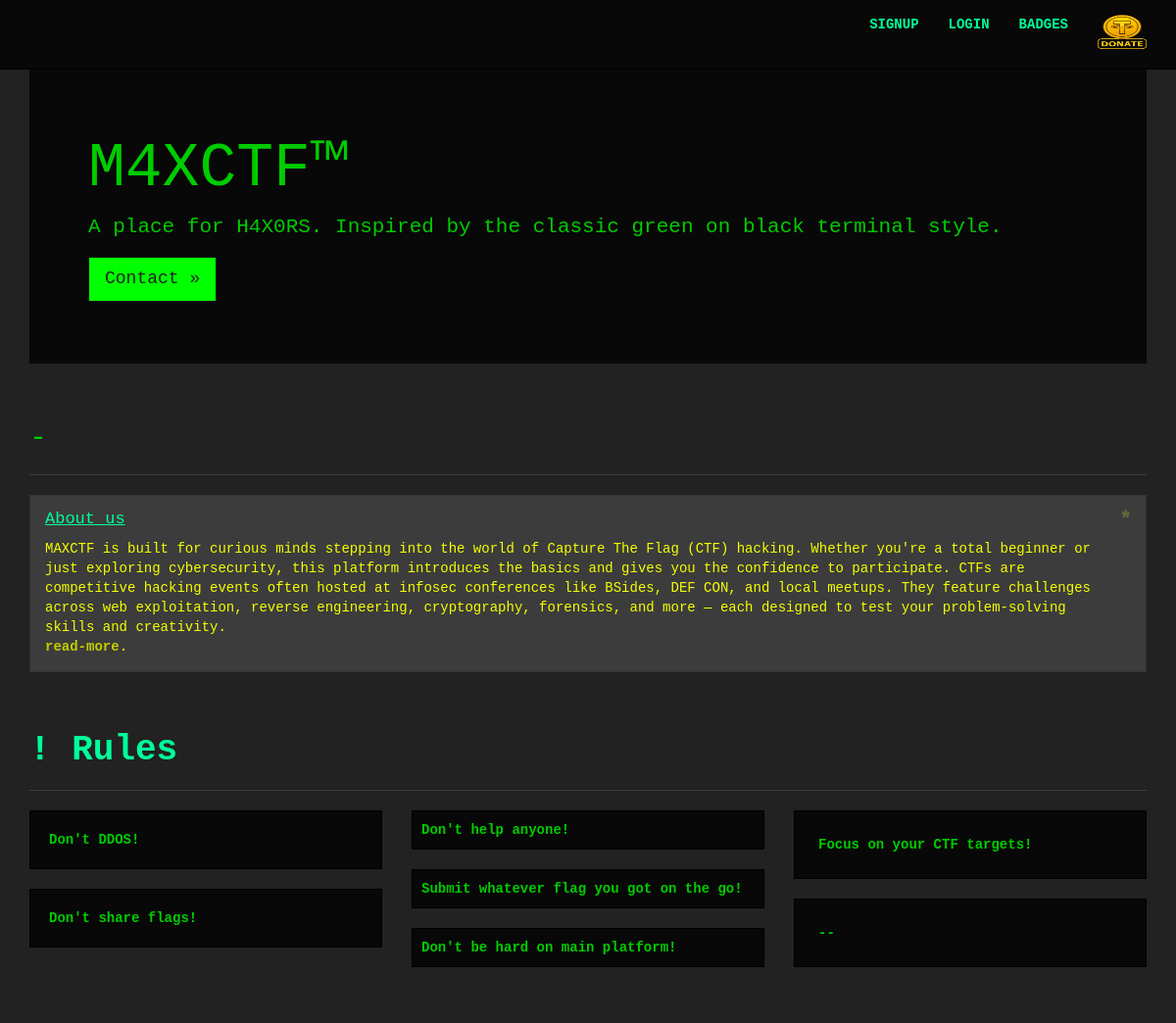
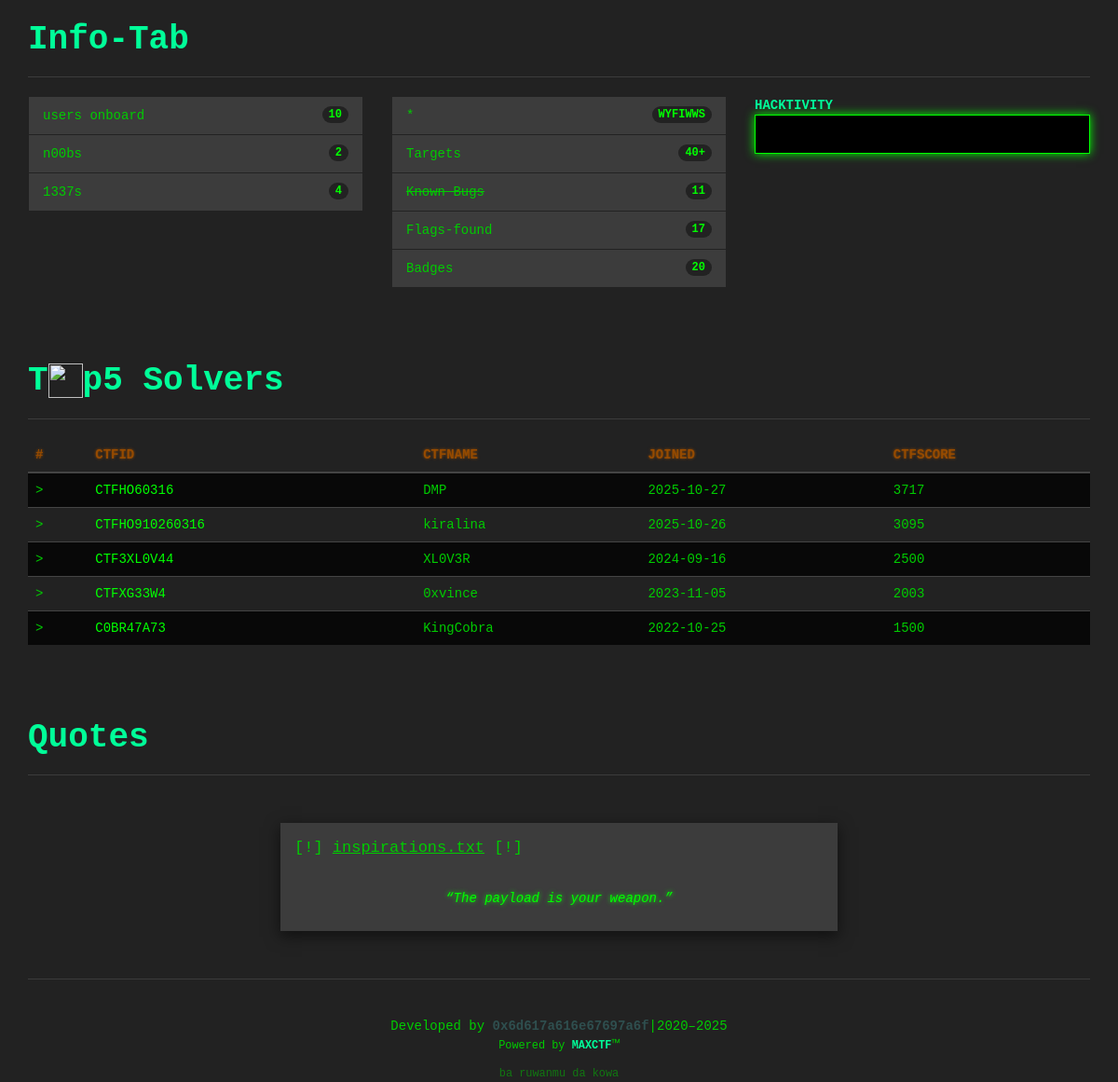
The app's page /home.php with its own data (2 pictures, top to bottom).
### tables this page shows
CREATE TABLE `site` (
  `id` int(11) NOT NULL,
  `sitename` varchar(100) NOT NULL,
  `header` varchar(300) NOT NULL,
  `header2` varchar(1500) NOT NULL,
  `about` varchar(5000) NOT NULL,
  `disclaimer` varchar(1500) NOT NULL
);

CREATE TABLE `accounts` (
  `id` int(11) NOT NULL,
  `ctfid` varchar(30) NOT NULL COMMENT 'autoogenctfid',
  `ctfname` varchar(20) NOT NULL COMMENT 'cybername of user',
  `ctfscore` int(5) NOT NULL COMMENT 'score of user',
  `joined` varchar(20) NOT NULL COMMENT 'date user joined',
  `ctfskillset` varchar(4) NOT NULL COMMENT 'noob or 1337',
  `gender` varchar(10) NOT NULL COMMENT 'male ni or female',
  `ctfemail` varchar(30) NOT NULL COMMENT 'email',
  `ctfpassword` varchar(1000) NOT NULL COMMENT 'password',
  `farko` varchar(11) DEFAULT NULL COMMENT 'basic if uuser bypass d html reg'
);

CREATE TABLE `quotes` (
  `id` int(11) NOT NULL,
  `quote` text NOT NULL
);

### home.php (the view, shortened to what this page needs)
<?php include 'header.php';
?>
        <div class="row tall-row">
            <div class="col-lg-12">
                <h2>-</h2>
                <hr>
            </div>
        </div>
        <div class="row">
            <div class="col-lg-12">
                <div class="alert alert-dismissible alert-warning">
                    <button type="button" class="close">*</button>
                    <h4 style="color:#00ff99;"><u>About us</u></h4>
                    <p><?php echo $about; ?><br><a href="https://www.google.com/search?q=what+is+ctf+in+cyber+security&oq=what+is+ctf+in+c&aqs=chrome.0.0l2j69i57j0l3j69i60l2.5438j1j7&sourceid=chrome&ie=UTF-8" class="alert-link">read-more</a>.</p>
                </div>
        <b><div class="row tall-row">
            <div class="col-lg-12">
                <h1><span class="text-green">! Rules</h1></span>
                <hr>
            </div>
        </div>
        <div class="row">
            <div class="col-md-4">
                <div class="well">
                    Don't DDOS!
                </div>
                <div class="well">
                    Don't share flags!
                </div>
            </div>
            <div class="col-md-4">
                <div class="well well-sm">
                    Don't help anyone!
                </div>
                <div class="well well-sm">
                    Submit whatever flag you got on the go!
                </div>
                <div class="well well-sm">
                    Don't be hard on main platform!
                </div>
            </div>
            <div class="col-md-4">
                <div class="well well-lg">
                    Focus on your CTF targets!
                </div>
                <div class="well well-lg">
                    --
                </div>
            </div>
        </div></b>
        <div class="row tall-row">
            <div class="col-lg-12">
                <h1><span class="text-green">Info-Tab</h1></span>
                <hr>
            </div>
        </div>
        <div class="row">
            <div class="col-lg-4">
                <ul class="list-group">
                    <?php
include_once 'config.php';
$queryx =mysqli_query($conn,"SELECT id from accounts");
$rowcount=mysqli_num_rows($queryx);
?>
                    <li class="list-group-item">
                        <span class="badge"><?php echo $rowcount; ?></span>
                        users onboard
                    </li>
                    <li class="list-group-item">
                        <?php
include_once 'config.php';
$queryx =mysqli_query($conn,"SELECT id from accounts where ctfskillset='noob'");
$rowcount=mysqli_num_rows($queryx);
?>
                        <span class="badge"><?php echo $rowcount; ?></span>
                        n00bs
                    </li>
                    <li class="list-group-item">
                        <?php
include_once 'config.php';
$queryx =mysqli_query($conn,"SELECT id from accounts where ctfskillset='1337'");
$rowcount=mysqli_num_rows($queryx);
?>
                        <span class="badge"><?php echo $rowcount; ?></span>
                        1337s
                    </li>
                </ul>
            </div>
            <div class="col-lg-4">
                <ul class="list-group">
                    <li class="list-group-item">
                        <span class="badge">WYFIWWS</span>
                        *
                    </li>
                    <li class="list-group-item">
                        <span class="badge">40+</span>
                        Targets
                    </li>
                    <li class="list-group-item">
                        <?php
include_once 'config.php';
$queryxx =mysqli_query($conn,"SELECT id from bugs");
$rowcount=mysqli_num_rows($queryxx);
?>
                        <span class="badge"><?php echo $rowcount; ?></span>
                        <strike>Known Bugs</strike>
                    </li>
                    <li class="list-group-item">
                    	<?php
include_once 'config.php';
$queryxxi =mysqli_query($conn,"SELECT id from reportx");
$rowcount=mysqli_num_rows($queryxxi);
?>
                        <span class="badge"><?php echo $rowcount; ?></span>
                        Flags-found
                    </li>
                    <li class="list-group-item">
                        <?php
include_once 'config.php';
$query1xxi =mysqli_query($conn,"SELECT id from badges");
$rowcount=mysqli_num_rows($query1xxi);
?>
                        <span class="badge"><?php echo $rowcount; ?></span>
                        Badges
                    </li>
                </ul>
            </div>
            <div class="col-lg-4">
                <div class="list-group">
  <span class="text-green">HACKTIVITY</span>
  <div class="terminal-feed">
  </div>
</div>
            </div>
        </div>
        <div class="row tall-row">
            <div class="col-lg-12">
                <h1><span class="text-green">T<img src="http://shettima.xtgem.com/images/ion.png" width="37" height="37"/>p5 Solvers</h1></span>
                <hr>
            </div>
        </div>
        <div class="row">
            <div class="col-lg-12">
                <table class="table table-striped table-hover ">
                    <thead>
                        <tr class="table-header-hacker">
                            <th>#</th>
                            <th>CTFID</th>
                            <th>CTFNAME</th>
                            <th>JOINED</th>
                            <th>CTFSCORE</th>
                        </tr>
                    </thead>
                    <tbody>
                        <?php
                                        $getr="SELECT * FROM `accounts` WHERE farko='1' ORDER BY ctfscore DESC LIMIT 5";
                                        $run=mysqli_query($conn,$getr);
                                        while($row_pro=mysqli_fetch_array($run))
                                        {
                                            $ctfid=$row_pro['ctfid'];
                                            $ctfname=$row_pro['ctfname'];
                                            $joined=$row_pro['joined'];
                                            $ctfscore=$row_pro['ctfscore'];
                                        ?>
                        <tr>
                            <td>></td>
                            <td><a href="whoiswho.php?ctfid=<?php echo urlencode($ctfid); ?>" title="click to see userinfo"><?php echo htmlentities($ctfid); ?></a></td>
                            <td><?php echo htmlentities($ctfname);?></td>
                            <td><?php echo htmlentities($joined);?></td>
                            <td><?php echo htmlentities($ctfscore);?></td>
                        </tr>
                         <?php } ?>
                    </tbody>
                </table>
            </div>
        </div>
        <div class="row tall-row">
            <div class="col-lg-12">
                <h1><span class="text-green">Quotes</span></h1>
                <hr>
            </div>
        </div>
        <div class="row">
            <div class="col-md-12">
                <div class="modal">
                    <div class="modal-dialog">
                        <div class="modal-content">
                            <div class="modal-header">
                                <h4 class="modal-title">[!] <u>inspirations.txt</u> [!]</h4>
                            </div>
                            <div class="modal-body">
                                <?php
    $quoteQuery = mysqli_query($conn, "SELECT quote FROM quotes ORDER BY RAND() LIMIT 1");
    $quoteRow = mysqli_fetch_assoc($quoteQuery);
    if ($quoteRow) {
        echo "<p class='text-center'><em>“" . htmlentities($quoteRow['quote']) . "”</em></p>";
    }
    ?>
                            </div>
                        </div>
                    </div>
                </div>
            </div>
        </div>
<?php include 'footer.php';
?>

### header.php (shortened to what this page needs)
<?php
$querysite = "SELECT * FROM site";
    $result = mysqli_query($conn,$querysite) or die(mysqli_error($conn));
    if (mysqli_num_rows($result) > 0)
    {
        while($row=mysqli_fetch_array($result))
        {
            $header=$row['header'];
            $about=$row['about'];
            $suna=$row['sitename'];
        }
    }
?>
<!DOCTYPE html>
<html>
<head>
    <link href="css/hacker.css" rel="stylesheet">
      <link rel="stylesheet" href="css/alert.css">
<link rel="stylesheet" href="https://cdnjs.cloudflare.com/ajax/libs/font-awesome/6.5.0/css/all.min.css">
</head>
<body>
    <nav class="navbar navbar-default navbar-fixed-top">
        <div class="container">
            <div id="navbar" class="navbar-collapse collapse">
                <ul class="nav navbar-nav navbar-right">
<?php
if (isset($_SESSION['id']) && strlen($_SESSION['id']) > 0 && isset($_SESSION['ctfname'])) {
    echo '<li><a href="dashboard"><span class="text-green">' . htmlentities($_SESSION['ctfname']) . '</span></a></li>';
} else {
    echo '<li><a href="reg"><span class="text-green">SIGNUP</span></a></li>';
    echo '<li><a href="login"><span class="text-green">LOGIN</span></a></li>';
    echo '<li><a href="rankprogression"><span class="text-green">BADGES</span></a></li>';
}
?>
    <li>
        <a href="https://reddit.com/r/itsaunixsystem" target="_blank">
            <img src="img/donate.png" width="50" height="35" alt="Donor Badge" style="margin-bottom:5px;">
        </a>
    </li>
</ul>
            </div>
        </div>
    </nav>
    <div class="container">
        <div class="jumbotron">
            <h1><?php echo $suna; ?></h1>
            <p><?php echo $header; ?> </p>
            <p>
                <a class="btn btn-lg btn-primary" href="https://t.me/mazangizo" role="button">Contact »</a>
            </p>
        </div>

### css/alert.css (style rules this page uses)
.terminal-feed { background-color: #000; color: #0f0; font-family: monospace; padding: 10px; border: 1px solid #0f0; box-shadow: 0 0 10px #0f0; margin-bottom: 20px; }
.text-center em { color: #0f0; font-family: monospace; text-shadow: 0 0 5px #0f0; }
.text-green { color: #00ff99; font-weight: bold; }
.table-header-hacker { color: #964B00; font-weight: bold; font-family: 'Courier New', monospace; text-shadow: 0 0 3px #964B00; }
.terminal-feed { scroll-behavior: smooth; }
body { padding-top: 70px; }

### header.php (style rules this page uses)
.tall-row { margin-top: 40px; }
.modal { position: relative; top: auto; right: auto; left: auto; bottom: auto; z-index: 1; display: block; }

### records on screen
site: sitename "M4XCTF™", header "A place for H4X0RS. Inspired by the classic green on black terminal style.", about "MAXCTF is built for curious minds stepping into the world of Capture The Flag (CTF) hacking. Whether you're a total beginner or just exploring cybersecurity, this platform introduces the basics and gives you the confidence to participate. CTFs are competitive hacking events often hosted at infosec conferences like BSides, DEF CON, and local meetups. They feature challenges across web exploitation, reverse engineering, cryptography, forensics, and more — each designed to test your problem-solving skills and creativity."
accounts: ctfid "CTFHO60316", ctfname "DMP", joined "2025-10-27", ctfscore "3717"
accounts: ctfid "CTFHO910260316", ctfname "kiralina", joined "2025-10-26", ctfscore "3095"
accounts: ctfid "CTF3XL0V44", ctfname "XL0V3R", joined "2024-09-16", ctfscore "2500"
accounts: ctfid "CTFXG33W4", ctfname "0xvince", joined "2023-11-05", ctfscore "2003"
accounts: ctfid "C0BR47A73", ctfname "KingCobra", joined "2022-10-25", ctfscore "1500"
quotes: quote "The payload is your weapon."

### other values on screen
$rowcount "10"
$rowcount "2"
$rowcount "4"
$rowcount "11"
$rowcount "17"
$rowcount "20"
